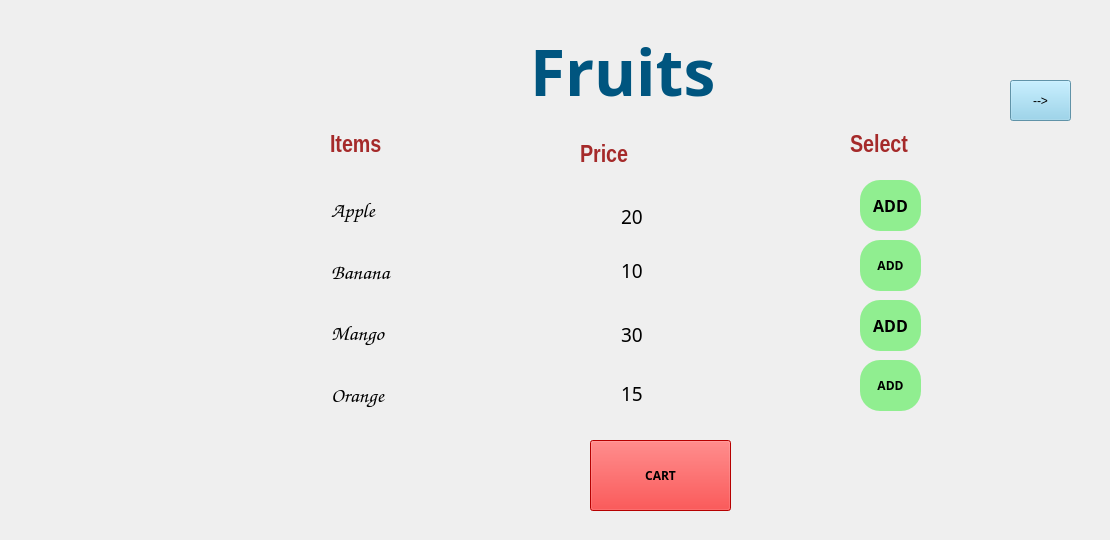
    <widget class="QWidget" name="page_13">
     <widget class="QWidget" name="widget_3" native="true">
      <property name="geometry">
       <rect>
        <x>180</x>
        <y>10</y>
        <width>921</width>
        <height>521</height>
       </rect>
      </property>
      <property name="styleSheet">
       <string notr="true">background-image: url(:/img/Imagees/fruits.jpeg);</string>
      </property>
      <widget class="QLabel" name="label_2">
       <property name="geometry">
        <rect>
         <x>670</x>
         <y>110</y>
         <width>151</width>
         <height>51</height>
        </rect>
       </property>
       <property name="font">
        <font>
         <family>Arial Narrow</family>
         <pointsize>18</pointsize>
         <italic>false</italic>
         <bold>true</bold>
        </font>
       </property>
       <property name="styleSheet">
        <string notr="true">background:transparent;
color: brown;</string>
       </property>
       <property name="text">
        <string>Select</string>
       </property>
      </widget>
      <widget class="QLabel" name="tittle_3">
       <property name="geometry">
        <rect>
         <x>350</x>
         <y>10</y>
         <width>251</width>
         <height>101</height>
        </rect>
       </property>
       <property name="font">
        <font>
         <family>Sitka Small Semibold</family>
         <pointsize>48</pointsize>
         <bold>true</bold>
        </font>
       </property>
       <property name="styleSheet">
        <string notr="true">background:transparent;
color: rgb(0, 85, 127);</string>
       </property>
       <property name="text">
        <string>Fruits</string>
       </property>
       <property name="scaledContents">
        <bool>true</bool>
       </property>
      </widget>
      <widget class="QLabel" name="label_3">
       <property name="geometry">
        <rect>
         <x>400</x>
         <y>120</y>
         <width>151</width>
         <height>51</height>
        </rect>
       </property>
       <property name="font">
        <font>
         <family>Arial Narrow</family>
         <pointsize>18</pointsize>
         <italic>false</italic>
         <bold>true</bold>
        </font>
       </property>
       <property name="styleSheet">
        <string notr="true">background:transparent;
color: brown;</string>
       </property>
       <property name="text">
        <string>Price</string>
       </property>
      </widget>
      <widget class="QPushButton" name="Cart">
       <property name="geometry">
        <rect>
         <x>410</x>
         <y>430</y>
         <width>141</width>
         <height>71</height>
        </rect>
       </property>
       <property name="font">
        <font>
         <family>8514oem</family>
         <bold>true</bold>
        </font>
       </property>
       <property name="cursor">
        <cursorShape>PointingHandCursor</cursorShape>
       </property>
       <property name="mouseTracking">
        <bool>false</bool>
       </property>
       <property name="styleSheet">
        <string notr="true">background:red;
selection-background-color:lightgreen;</string>
       </property>
       <property name="text">
        <string>CART</string>
       </property>
       <property name="autoDefault">
        <bool>false</bool>
       </property>
      </widget>
      <widget class="QLabel" name="label">
       <property name="geometry">
        <rect>
         <x>150</x>
         <y>110</y>
         <width>151</width>
         <height>51</height>
        </rect>
       </property>
       <property name="font">
        <font>
         <family>Arial Narrow</family>
         <pointsize>18</pointsize>
         <italic>false</italic>
         <bold>true</bold>
        </font>
       </property>
       <property name="styleSheet">
        <string notr="true">background:transparent;
color: brown;</string>
       </property>
       <property name="text">
        <string>Items</string>
       </property>
      </widget>
      <widget class="QLabel" name="mangoc">
       <property name="geometry">
        <rect>
         <x>441</x>
         <y>299</y>
         <width>51</width>
         <height>51</height>
        </rect>
       </property>
       <property name="font">
        <font>
         <family>Arial Rounded MT Bold</family>
         <pointsize>14</pointsize>
        </font>
       </property>
       <property name="styleSheet">
        <string notr="true">background:transparent;
color:black;</string>
       </property>
       <property name="text">
        <string>30</string>
       </property>
      </widget>
      <widget class="QLabel" name="applec">
       <property name="geometry">
        <rect>
         <x>441</x>
         <y>181</y>
         <width>51</width>
         <height>51</height>
        </rect>
       </property>
       <property name="font">
        <font>
         <family>Arial Rounded MT Bold</family>
         <pointsize>14</pointsize>
        </font>
       </property>
       <property name="styleSheet">
        <string notr="true">background:transparent;
color:black;</string>
       </property>
       <property name="text">
        <string>20</string>
       </property>
      </widget>
      <widget class="QLabel" name="bananac">
       <property name="geometry">
        <rect>
         <x>441</x>
         <y>240</y>
         <width>51</width>
         <height>41</height>
        </rect>
       </property>
       <property name="font">
        <font>
         <family>Arial Rounded MT Bold</family>
         <pointsize>14</pointsize>
        </font>
       </property>
       <property name="styleSheet">
        <string notr="true">background:transparent;
color:black;</string>
       </property>
       <property name="text">
        <string>10</string>
       </property>
      </widget>
      <widget class="QLabel" name="orangec">
       <property name="geometry">
        <rect>
         <x>441</x>
         <y>358</y>
         <width>51</width>
         <height>51</height>
        </rect>
       </property>
       <property name="font">
        <font>
         <family>Arial Rounded MT Bold</family>
         <pointsize>14</pointsize>
        </font>
       </property>
       <property name="styleSheet">
        <string notr="true">background:transparent;
color:black;</string>
       </property>
       <property name="text">
        <string>15</string>
       </property>
      </widget>
      <widget class="QLabel" name="mango">
       <property name="geometry">
        <rect>
         <x>151</x>
         <y>304</y>
         <width>131</width>
         <height>38</height>
        </rect>
       </property>
       <property name="font">
        <font>
         <family>Comic Sans MS</family>
         <pointsize>16</pointsize>
        </font>
       </property>
       <property name="styleSheet">
        <string notr="true">background:transparent;
color:black;</string>
       </property>
       <property name="text">
        <string>Mango</string>
       </property>
      </widget>
      <widget class="QLabel" name="banana">
       <property name="geometry">
        <rect>
         <x>151</x>
         <y>243</y>
         <width>131</width>
         <height>38</height>
        </rect>
       </property>
       <property name="font">
        <font>
         <family>Comic Sans MS</family>
         <pointsize>16</pointsize>
        </font>
       </property>
       <property name="styleSheet">
        <string notr="true">background:transparent;
color:black;</string>
       </property>
       <property name="text">
        <string>Banana</string>
       </property>
      </widget>
      <widget class="QLabel" name="orange">
       <property name="geometry">
        <rect>
         <x>151</x>
         <y>366</y>
         <width>131</width>
         <height>38</height>
        </rect>
       </property>
       <property name="font">
        <font>
         <family>Comic Sans MS</family>
         <pointsize>16</pointsize>
        </font>
       </property>
       <property name="styleSheet">
        <string notr="true">background:transparent;
color:black;</string>
       </property>
       <property name="text">
        <string>Orange</string>
       </property>
      </widget>
      <widget class="QLabel" name="apple">
       <property name="geometry">
        <rect>
         <x>151</x>
         <y>181</y>
         <width>131</width>
         <height>38</height>
        </rect>
       </property>
       <property name="font">
        <font>
         <family>Comic Sans MS</family>
         <pointsize>16</pointsize>
        </font>
       </property>
       <property name="styleSheet">
        <string notr="true">background:transparent;
color:black;</string>
       </property>
       <property name="text">
        <string>Apple</string>
       </property>
      </widget>
      <widget class="QPushButton" name="appleadd">
       <property name="geometry">
        <rect>
         <x>680</x>
         <y>170</y>
         <width>61</width>
         <height>51</height>
        </rect>
       </property>
       <property name="font">
        <font>
         <family>8514oem</family>
         <pointsize>12</pointsize>
         <bold>true</bold>
        </font>
       </property>
       <property name="cursor">
        <cursorShape>PointingHandCursor</cursorShape>
       </property>
       <property name="styleSheet">
        <string notr="true">background:lightgreen;
border-radius:20px;
color:black;</string>
       </property>
       <property name="text">
        <string>ADD</string>
       </property>
      </widget>
      <widget class="QPushButton" name="bananaadd">
       <property name="geometry">
        <rect>
         <x>680</x>
         <y>230</y>
         <width>61</width>
         <height>51</height>
        </rect>
       </property>
       <property name="font">
        <font>
         <family>8514oem</family>
         <bold>true</bold>
        </font>
       </property>
       <property name="cursor">
        <cursorShape>PointingHandCursor</cursorShape>
       </property>
       <property name="styleSheet">
        <string notr="true">background:lightgreen;
border-radius:20px;
color:black;</string>
       </property>
       <property name="text">
        <string>ADD</string>
       </property>
      </widget>
      <widget class="QPushButton" name="mangoadd">
       <property name="geometry">
        <rect>
         <x>680</x>
         <y>290</y>
         <width>61</width>
         <height>51</height>
        </rect>
       </property>
       <property name="font">
        <font>
         <family>8514oem</family>
         <pointsize>12</pointsize>
         <bold>true</bold>
        </font>
       </property>
       <property name="cursor">
        <cursorShape>PointingHandCursor</cursorShape>
       </property>
       <property name="styleSheet">
        <string notr="true">background:lightgreen;
border-radius:20px;
color:black;</string>
       </property>
       <property name="text">
        <string>ADD</string>
       </property>
      </widget>
      <widget class="QPushButton" name="orangeadd">
       <property name="geometry">
        <rect>
         <x>680</x>
         <y>350</y>
         <width>61</width>
         <height>51</height>
        </rect>
       </property>
       <property name="font">
        <font>
         <family>8514oem</family>
         <bold>true</bold>
        </font>
       </property>
       <property name="cursor">
        <cursorShape>PointingHandCursor</cursorShape>
       </property>
       <property name="styleSheet">
        <string notr="true">background:lightgreen;
border-radius:20px;
color:black;</string>
       </property>
       <property name="text">
        <string>ADD</string>
       </property>
      </widget>
      <widget class="QPushButton" name="pushButton_4">
       <property name="geometry">
        <rect>
         <x>830</x>
         <y>70</y>
         <width>61</width>
         <height>41</height>
        </rect>
       </property>
       <property name="styleSheet">
        <string notr="true">background:skyblue;
font: 300 22pt &quot;Segoe UI Light&quot;;
color:black;</string>
       </property>
       <property name="text">
        <string>--&gt;</string>
       </property>
      </widget>
     </widget>
    </widget>
